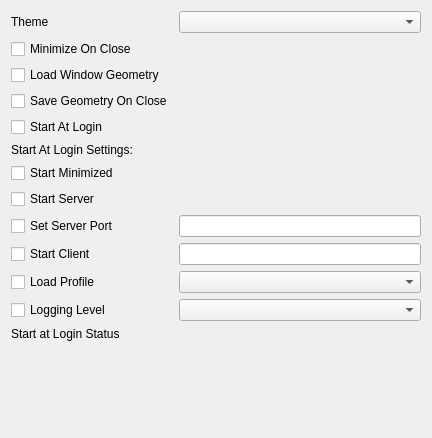
<?xml version="1.0" encoding="UTF-8"?>
<ui version="4.0">
 <class>OpenRGBSettingsPageUi</class>
 <widget class="QWidget" name="OpenRGBSettingsPageUi">
  <property name="geometry">
   <rect>
    <x>0</x>
    <y>0</y>
    <width>432</width>
    <height>438</height>
   </rect>
  </property>
  <property name="windowTitle">
   <string>Form</string>
  </property>
  <layout class="QGridLayout" name="gridLayout">
   <item row="7" column="1">
    <widget class="QCheckBox" name="CheckboxAutoStart">
     <property name="text">
      <string>Start At Login</string>
     </property>
    </widget>
   </item>
   <item row="11" column="1">
    <widget class="QCheckBox" name="CheckboxAutoStartSetServerPort">
     <property name="text">
      <string>Set Server Port</string>
     </property>
    </widget>
   </item>
   <item row="8" column="1">
    <widget class="QLabel" name="AutoStartLabel">
     <property name="text">
      <string>Start At Login Settings:</string>
     </property>
    </widget>
   </item>
   <item row="15" column="6">
    <widget class="QComboBox" name="ComboBoxAutoStartLevel"/>
   </item>
   <item row="0" column="6">
    <widget class="QComboBox" name="ComboBoxTheme"/>
   </item>
   <item row="0" column="1">
    <widget class="QLabel" name="ThemeLabel">
     <property name="text">
      <string>Theme</string>
     </property>
    </widget>
   </item>
   <item row="15" column="1">
    <widget class="QCheckBox" name="CheckboxAutoStartLevel">
     <property name="text">
      <string>Logging Level</string>
     </property>
    </widget>
   </item>
   <item row="14" column="1">
    <widget class="QCheckBox" name="CheckboxAutoStartProfile">
     <property name="text">
      <string>Load Profile</string>
     </property>
    </widget>
   </item>
   <item row="4" column="1">
    <widget class="QCheckBox" name="CheckboxLoadGeometry">
     <property name="text">
      <string>Load Window Geometry</string>
     </property>
    </widget>
   </item>
   <item row="9" column="1">
    <widget class="QCheckBox" name="CheckboxAutoStartMinimized">
     <property name="text">
      <string>Start Minimized</string>
     </property>
    </widget>
   </item>
   <item row="6" column="1">
    <widget class="QCheckBox" name="CheckboxSaveGeometry">
     <property name="text">
      <string>Save Geometry On Close</string>
     </property>
    </widget>
   </item>
   <item row="17" column="1">
    <spacer name="verticalSpacer">
     <property name="orientation">
      <enum>Qt::Vertical</enum>
     </property>
     <property name="sizeType">
      <enum>QSizePolicy::MinimumExpanding</enum>
     </property>
     <property name="sizeHint" stdset="0">
      <size>
       <width>20</width>
       <height>40</height>
      </size>
     </property>
    </spacer>
   </item>
   <item row="13" column="1">
    <widget class="QCheckBox" name="CheckboxAutoStartClient">
     <property name="text">
      <string>Start Client</string>
     </property>
    </widget>
   </item>
   <item row="3" column="1">
    <widget class="QCheckBox" name="CheckboxMinimizeOnClose">
     <property name="text">
      <string>Minimize On Close</string>
     </property>
    </widget>
   </item>
   <item row="14" column="6">
    <widget class="QComboBox" name="ComboBoxAutoStartProfile"/>
   </item>
   <item row="11" column="6">
    <widget class="QLineEdit" name="TextServerPort">
     <property name="inputMask">
      <string>90000</string>
     </property>
     <property name="text">
      <string/>
     </property>
     <property name="placeholderText">
      <string/>
     </property>
    </widget>
   </item>
   <item row="13" column="6">
    <widget class="QLineEdit" name="TextClientHost"/>
   </item>
   <item row="16" column="1">
    <widget class="QLabel" name="AutoStartStatusLabel">
     <property name="text">
      <string>Start at Login Status</string>
     </property>
    </widget>
   </item>
   <item row="10" column="1">
    <widget class="QCheckBox" name="CheckboxAutoStartServer">
     <property name="text">
      <string>Start Server</string>
     </property>
    </widget>
   </item>
  </layout>
 </widget>
 <resources/>
 <connections/>
</ui>
